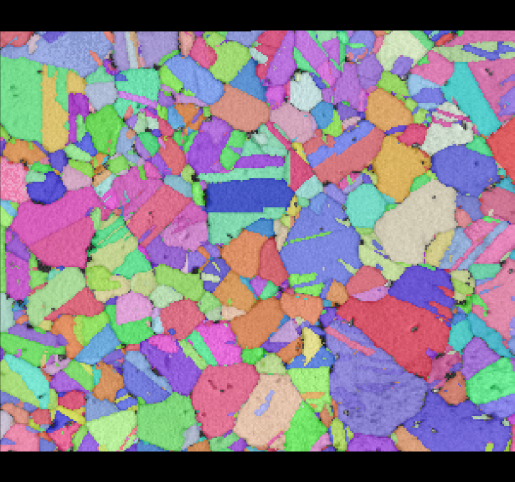
#> input picture Sequence/EBSD_09-07-29_1415-13_Map1-2-3-4_corr-BC-IPF-GB_crop.png, 1029 x 964 px (shown at 1/2 size)
$ python fixed_hist.py
#> lines starting #> are read from the running program, lines starting #| are printed output that depends on the picture; pictures that were not available may be replaced by others from this repository, and a replacement may not be noted
import numpy as np
import cv2
import matplotlib.pyplot as plt
import matplotlib.lines as lines

# Paths
# ebsd_path = 'data/EBSD_09-07-29_1415-13_Map1 2 3 4_corr-BC   IPF   GB_crop.tif'
ebsd_path = 'Sequence/EBSD_09-07-29_1415-13_Map1-2-3-4_corr-BC-IPF-GB_crop.png'
real_truth_path = 'data/fix_affine_reg.png'


# Reduces the amount of colours in image to k colours
def quantise_img(image, k):
    # source: https://www.analyticsvidhya.com/blog/2021/07/colour-quantization-using-k-means-clustering-and-opencv/
    i = np.float32(image).reshape(-1, 3)
    condition = (cv2.TERM_CRITERIA_EPS + cv2.TERM_CRITERIA_MAX_ITER, 5, 1.0)
    ret, label, center = cv2.kmeans(i, k, None, condition, 10, cv2.KMEANS_RANDOM_CENTERS)
    center = np.uint8(center)
    final_img = center[label.flatten()]
    final_img = final_img.reshape(image.shape)
    return final_img


# Finds the most frequent colour in image
# To get second colour 1. get max 2. remove from array 3. find new max
def most_freq_colour(image):
    colours, count = np.unique(image.reshape(-1, image.shape[-1]), axis=0, return_counts=True)
    return colours[count.argmax()]


def create_histogram(arr, bin_num, colour):
    n, bins, patches = plt.hist(arr, edgecolor='black', linewidth=1, bins=bin_num)
    for i, bar in enumerate(patches):
        x = ((bins[i] + bins[i + 1])/2)/255
        bar.set_facecolor((x, x, x))

    handle = lines.Line2D([], [], c=colour, lw=15)
    plt.legend(handles=[handle])
    plt.show()

    return zip(n, bins, patches)


def get_mask_coordinates(image, inf, sup):
    mask = cv2.inRange(image, inf, sup)
    coords = np.column_stack(np.where(mask > 0))
    return coords


# IMPORTANT: So far returns 1D array with every element being R,B,G values of pixel all at once
#            eg. [1,2,3] = [[1,1,1], [2,2,2], [3,3,3]]
#            * bc cl is a greyscale, every pixel should have equal R,B,G values
#            * could cause issues later if cl pixels don't work like that

# Gets colours of specific coordinates in a greyscale image
def get_colours_by_coords(img, coords):
    flat_img = img.flatten()
    flat_coords = coords.flatten()
    col = flat_coords[::2]
    row = flat_coords[1::2]
    flat_coords = col*row
    return flat_img[flat_coords]


# Returns histogram and freq colours
def get_hist(cl_img, ebsd_img, freq_colour, min_colour, max_colour):
    coordinates = get_mask_coordinates(ebsd_img, min_colour, max_colour)
    img_hist = get_colours_by_coords(cl_img, coordinates)
    img_hist = img_hist[img_hist != 0]
    his = create_histogram(img_hist, 40, freq_colour/255)

    # Option to save histogram:
    # https://stackoverflow.com/questions/65208104/matplotlib-pyplot-how-to-save-a-histogram-in-a-variable-for-later-access
    # histogram_list.append(plt.gcf())

    # return freq_colour, his
    return img_hist


# Returns basic data; frequent colour and histogram
def get_basic_data():
    ebsd_img, truth_img, quant_img = load_images()
    freq_colour = most_freq_colour(quant_img)
    return freq_colour, get_hist(truth_img, ebsd_img, freq_colour, freq_colour - 30, freq_colour + 30)


# Loads ebsd, true registration images and also creates quantised image of ebsd
def load_images():
    ebsd_img = cv2.imread(ebsd_path)
#> ebsd_img is the input picture: shape (964, 1029, 3); mean B, G, R 140, 128.9, 139.3
    truth_img = cv2.imread(real_truth_path)
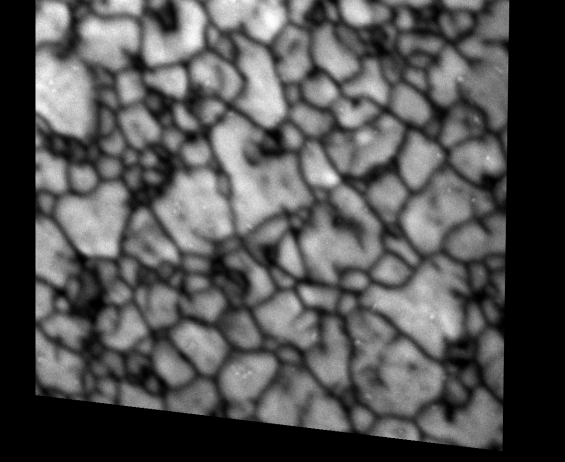
#> input picture fix_affine_reg.png, 1129 x 924 px, found by its file name (shown at 1/2 size)
#> truth_img is the input picture: shape (924, 1129, 3); min 0, max 255, mean 83.5
    # quant_img = quantise_img(ebsd_img, 13)
    quant_img = cv2.imread('quant13.png')
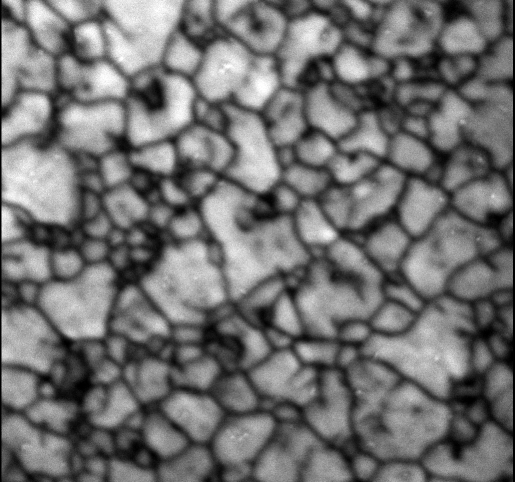
#> input picture Sequence/cl.png, 1029 x 964 px, given in place of quant13.png, which was not available (shown at 1/2 size)
#> quant_img is the input picture: shape (964, 1029, 3); min 0, max 255, mean 113.5
    return ebsd_img, truth_img, quant_img


if __name__ == "__main__":
    get_basic_data()
#> in most_freq_colour, `colours, count = np.unique(image.reshape(-1, image.shape[-1]), axis=0,..`: colours = 256 rows, first 8: [0, 0, 0], [1, 1, 1], [2, 2, 2], [3, 3, 3], [4, 4, 4], [5, 5, 5], [6, 6, 6], [7, 7, 7]; count = 256 values, max 6568 at index 0, min 216 at index 253, mean 3874.8
#> in get_basic_data, `freq_colour = most_freq_colour(quant_img)`: freq_colour = [0, 0, 0]
#> in get_mask_coordinates, `mask = cv2.inRange(image, inf, sup)`: mask: shape (964, 1029); every value is 0
#> in get_mask_coordinates, `coords = np.column_stack(np.where(mask > 0))`: coords = empty array
#> in create_histogram, `n, bins, patches = plt.hist(arr, edgecolor='black', linewidth=1, bins=..`: n = 40 values from 0 to 0; bins = 41 values from 0 to 1; patches = 40 items
#> the loop in create_histogram, `for i, bar in enumerate(patches):` made 40 passes
#> x on passes 1 to 12: 4.9e-05, 0.000147, 0.000245, 0.000343, 0.000441, 0.000539, 0.000637, 0.000735, 0.000833, 0.000931, 0.00103, 0.00113
#> in create_histogram, `plt.show()`:
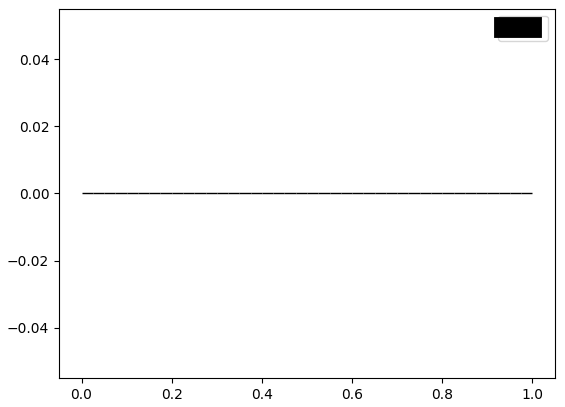
#> figure drawn by matplotlib, 1 panel
    # pass
